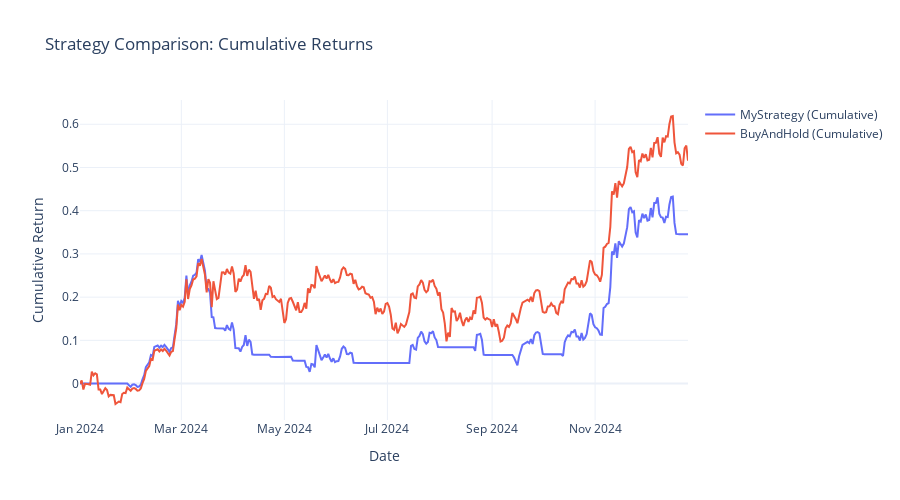

Notebook code cell kept with this figure:
### Code cell
# Create a Plotly figure
fig = go.Figure()

for strat_name, data_dict in strategy_dict.items():
    run_results = data_dict['results']
    
    # Usually returns is a list of strategy instances; we assume one strategy instance
    strategy_instance = run_results[0]
    
    # Extract the TimeReturn analyzer
    time_return_dict = strategy_instance.analyzers.timereturn.get_analysis()
    
    # Convert to a pandas Series
    returns_series = pd.Series(time_return_dict)
    
    # Calculate cumulative returns: (1 + r).cumprod() - 1
    cumulative_returns = (1 + returns_series).cumprod() - 1
    
    # Plot with Plotly
    fig.add_trace(go.Scatter(
        x=cumulative_returns.index,
        y=cumulative_returns.values,
        mode='lines',
        name=f"{strat_name} (Cumulative)"
    ))

# Update figure layout
fig.update_layout(
    title="Strategy Comparison: Cumulative Returns",
    xaxis_title="Date",
    yaxis_title="Cumulative Return",
    template="plotly_white",
    width=900,
    height=500
)

# Show the figure
fig.show()

### Figure 1 — Plotly figure (JSON) as saved in the notebook; plotly's stock layout.template omitted (floating-point values rounded to 4 significant figures; data arrays with more than 128 entries replaced by an {"elided": "..."} marker saying what was removed)
{"data": [{"mode": "lines", "name": "MyStrategy (Cumulative)", "type": "scatter", "x": {"elided": "361 str values"}, "y": {"elided": "361 float values"}}, {"mode": "lines", "name": "BuyAndHold (Cumulative)", "type": "scatter", "x": {"elided": "361 str values"}, "y": {"elided": "361 float values"}}], "layout": {"height": 500, "title": {"text": "Strategy Comparison: Cumulative Returns"}, "width": 900, "xaxis": {"title": {"text": "Date"}}, "yaxis": {"title": {"text": "Cumulative Return"}}}}
